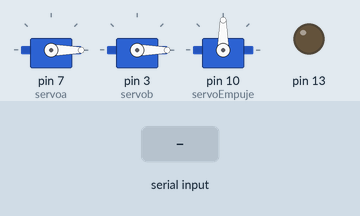
Recording of a sketch running on a simulated Arduino Uno, built with avr-gcc and run on an emulated ATmega328P. On the bench: 3 × servo, output pins drawn as LEDs (lit = HIGH). The inputs (shaded band) are chosen by the test bench.

Above: at 1.2 s.
1.3 s: "s" received over Serial
At 2.5 s:
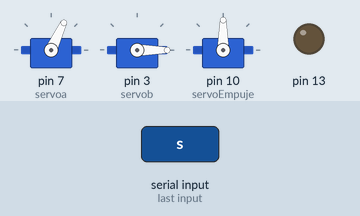
2.8 s: "b" received over Serial
At 5.0 s:
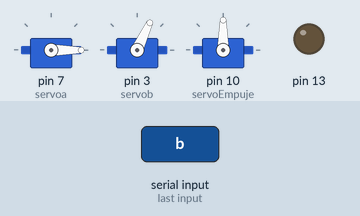
5.8 s: "h" received over Serial
At 8.1 s:
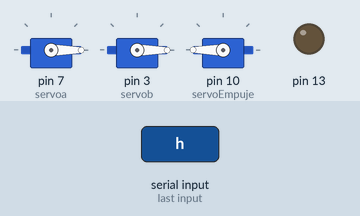
Timing chart, 0 to 9.8 s (numbered marks = the images above; inputs shaded):
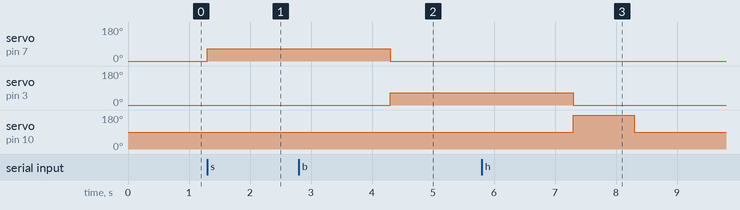

Measured:
- after the input at 1.3 s, servo on pin 7 (servoa): 0° → 65° at once
- after the input at 2.8 s, servo on pin 3 (servob): 0° → 65° after 1.5 s
- after the input at 5.8 s, servo on pin 10 (servoEmpuje): 90° → 180° after 1.5 s, → 90° 1.0 s later

The sketch:

Servos_proyectoDani.ino
```cpp
#include <Servo.h>
Servo servoa;
Servo servob;
Servo servoEmpuje;

void setup() {

  Serial.begin(9600);
  pinMode(13, OUTPUT);
  servoa.attach(7);
  servob.attach(3);
  servoEmpuje.attach(10);
  // Para inicializar en una posicion espefica de
  // de los servos.
  servoa.write(0);
  servob.write(0);
  servoEmpuje.write(90);

}
void loop() {
// Manejo de los servos
 if (Serial.available() > 0) {
  char op = Serial.read();


// para el servo a
  if (op == 's')
  {
    servoa.write(65);
    delay(3000);
    servoa.write(0);
  }
  //para el servo b
  else if (op == 'b')
  {
    servob.write(65);
    delay(3000);
    servob.write(0);
  }
  // Servo para el empuje de los materiales.
  else if(op == 'h')
  {
    servoEmpuje.write(180);
    delay(1000);
    servoEmpuje.write(90);
  }

  else if (op == 'g')
  {
    servoa.write(0);
     servob.write(0);
    servoEmpuje.write(90);
  }
  op == 'z';

 }

}
```
